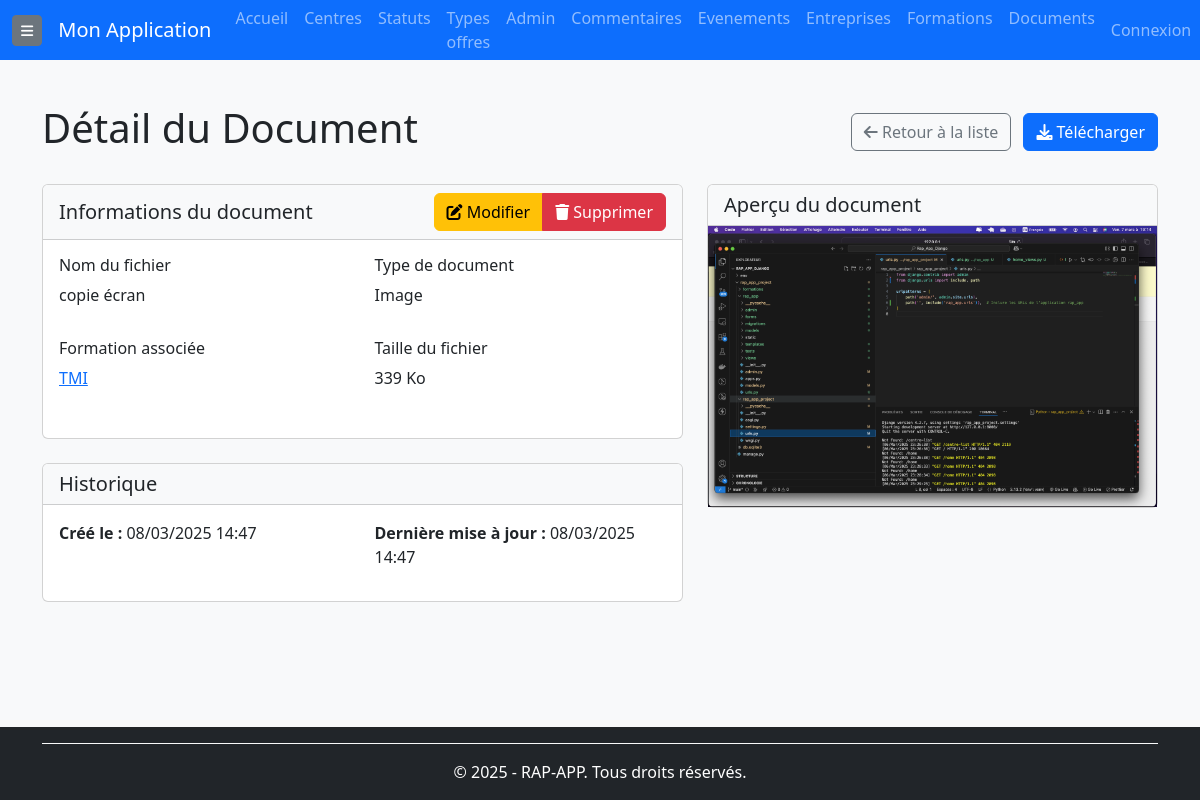
Screenshot of /documents/1/ (signed in) with the database file from the repository.
### rap_app/models/documents.py (models this page shows, shortened)
class Document(BaseModel):
    PDF = 'pdf'
    IMAGE = 'image'
    CONTRAT = 'contrat'
    AUTRE = 'autre'
    TYPE_DOCUMENT_CHOICES = [
        (PDF, 'PDF'),
        (IMAGE, 'Image'),
        (CONTRAT, 'Contrat signé'),
        (AUTRE, 'Autre'),
    ]
    formation = models.ForeignKey(Formation, on_delete=models.CASCADE, related_name="documents",  verbose_name="Formation associée")
    nom_fichier = models.CharField(max_length=255, verbose_name="Nom du fichier",db_index=True)
    fichier = models.FileField(upload_to='formations/documents/', verbose_name="Fichier")
    source = models.TextField(null=True, blank=True, verbose_name="Source du document")
    type_document = models.CharField( max_length=20, choices=TYPE_DOCUMENT_CHOICES, default=AUTRE,verbose_name="Type de document")
    taille_fichier = models.PositiveIntegerField(null=True,blank=True, verbose_name="Taille du fichier (Ko)")
    utilisateur = models.ForeignKey(User, on_delete=models.SET_NULL, null=True)
    class Meta:
        verbose_name = "Document"
        verbose_name_plural = "Documents"
        ordering = ['-created_at']
        indexes = [
            models.Index(fields=['nom_fichier']),  # Index pour la recherche rapide
        ]

### rap_app/models/formations.py (models this page shows, shortened)
class Formation(BaseModel):
    nom = models.CharField(max_length=255, verbose_name="Nom de la formation")
    centre = models.ForeignKey(Centre, on_delete=models.CASCADE, related_name='formations', verbose_name="Centre de formation")
    type_offre = models.ForeignKey(TypeOffre, on_delete=models.CASCADE, related_name="formations", verbose_name="Type d'offre")
    statut = models.ForeignKey(Statut, on_delete=models.CASCADE, related_name="formations", verbose_name="Statut de la formation")
    start_date = models.DateField(null=True, blank=True, verbose_name="Date de début")
    end_date = models.DateField(null=True, blank=True, verbose_name="Date de fin")
    num_kairos = models.CharField(max_length=50, null=True, blank=True, verbose_name="Numéro Kairos")
    num_offre = models.CharField(max_length=50, null=True, blank=True, verbose_name="Numéro de l'offre")
    num_produit = models.CharField(max_length=50, null=True, blank=True, verbose_name="Numéro du produit")
    prevus_crif = models.PositiveIntegerField(default=0, verbose_name="Places prévues CRIF")
    prevus_mp = models.PositiveIntegerField(default=0, verbose_name="Places prévues MP")
    inscrits_crif = models.PositiveIntegerField(default=0, verbose_name="Inscrits CRIF")
    inscrits_mp = models.PositiveIntegerField(default=0, verbose_name="Inscrits MP")
    assistante = models.CharField(max_length=255, null=True, blank=True, verbose_name="Assistante")
    cap = models.PositiveIntegerField(null=True, blank=True, verbose_name="Capacité maximale")
    convocation_envoie = models.BooleanField(default=False, verbose_name="Convocation envoyée")
    entresformation = models.PositiveIntegerField(default=0, verbose_name="Entrées en formation")
    nombre_candidats = models.PositiveIntegerField(default=0, verbose_name="Nombre de candidats")
    nombre_entretiens = models.PositiveIntegerField(default=0, verbose_name="Nombre d'entretiens")
    nombre_evenements = models.PositiveIntegerField(default=0, verbose_name="Nombre d'événements")
    dernier_commentaire = models.TextField(null=True, blank=True, verbose_name="Dernier commentaire")
    entreprises = models.ManyToManyField(Entreprise, related_name="formations", verbose_name="Partenaires", blank=True)
    utilisateur = models.ForeignKey(User, on_delete=models.SET_NULL, null=True, blank=True,related_name="formations_creees",verbose_name="Créé par" )
    objects = FormationManager()
    class Meta:
        verbose_name = "Formation"
        verbose_name_plural = "Formations"
        ordering = ['-start_date', 'nom']
        indexes = [
            models.Index(fields=['start_date']),
            models.Index(fields=['end_date']),
            models.Index(fields=['nom']),
        ]

### rap_app/views/documents_views.py (the view)
# urls.py: path('documents/<int:pk>/', documents_views.DocumentDetailView.as_view(), name='document-detail'),
class DocumentDetailView(BaseDetailView):
    model = Document
    context_object_name = 'document'
    template_name = 'documents/document_detail.html'

### rap_app/templates/documents/document_detail.html (shortened to what this page needs)
{% extends 'base.html' %}
{% load static %}
{% block content %}
<div class="container mt-4">
    <div class="d-flex justify-content-between align-items-center mb-4">
        <h1>Détail du Document</h1>
        <div>
            <a href="{% url 'document-list' %}" class="btn btn-outline-secondary">
                <i class="fas fa-arrow-left"></i> Retour à la liste
            </a>
            <a href="{{ document.fichier.url }}" target="_blank" class="btn btn-primary ms-2">
                <i class="fas fa-download"></i> Télécharger
            </a>
        </div>
    </div>
    <div class="row">
        <div class="col-md-7">
            <div class="card mb-4">
                <div class="card-header bg-light">
                    <div class="d-flex justify-content-between align-items-center">
                        <h5 class="mb-0">Informations du document</h5>
                        <div class="btn-group">
                            <a href="{% url 'document-update' document.id %}" class="btn btn-warning">
                                <i class="fas fa-edit"></i> Modifier
                            </a>
                            <a href="{% url 'document-delete' document.id %}" class="btn btn-danger">
                                <i class="fas fa-trash"></i> Supprimer
                            </a>
                        </div>
                    </div>
                </div>
                <div class="card-body">
                    <div class="row mb-3">
                        <div class="col-md-6">
                            <h6>Nom du fichier</h6>
                            <p>{{ document.nom_fichier }}</p>
                        </div>
                        <div class="col-md-6">
                            <h6>Type de document</h6>
                            <p>{{ document.get_type_document_display }}</p>
                        </div>
                    </div>
                    <div class="row mb-3">
                        <div class="col-md-6">
                            <h6>Formation associée</h6>
                            <p>
                                <a href="{% url 'formation-detail' document.formation.id %}">
                                    {{ document.formation.nom }}
                                </a>
                            </p>
                        </div>
                        <div class="col-md-6">
                            <h6>Taille du fichier</h6>
                            <p>
                                {% if document.taille_fichier %}
                                    {% if document.taille_fichier > 1024 %}
                                        {{ document.taille_fichier|divisibleby:"1024"|floatformat:2 }} Mo
                                    {% else %}
                                        {{ document.taille_fichier }} Ko
                                    {% endif %}
                                {% else %}
                                    Non disponible
                                {% endif %}
                            </p>
                        </div>
                    </div>
                </div>
            </div>
            <div class="card mt-4">
                <div class="card-header bg-light">
                    <h5 class="mb-0">Historique</h5>
                </div>
                <div class="card-body">
                    <div class="row">
                        <div class="col-md-6">
                            <p><strong>Créé le :</strong> {{ document.created_at|date:"d/m/Y H:i" }}</p>
                        </div>
                        <div class="col-md-6">
                            <p><strong>Dernière mise à jour :</strong> {{ document.updated_at|date:"d/m/Y H:i" }}</p>
                        </div>
                    </div>
                </div>
            </div>
        </div>
        <div class="col-md-5">
            <div class="card">
                <div class="card-header bg-light">
                    <h5 class="mb-0">Aperçu du document</h5>
                </div>
                <div class="card-body p-0">
                    {% if document.type_document == 'pdf' %}
                        <div class="ratio ratio-4x3">
                            <iframe src="{{ document.fichier.url }}" title="{{ document.nom_fichier }}" allowfullscreen></iframe>
                        </div>
                    {% elif document.type_document == 'image' %}
                        <img src="{{ document.fichier.url }}" alt="{{ document.nom_fichier }}" class="img-fluid">
                    {% endif %}
                </div>
            </div>
        </div>
    </div>
</div>
{% endblock %}

### rap_app/templates/base.html (style rules this page uses)
body { background-color: #f8f9fa; display: flex; flex-direction: column; min-height: 100vh; }

### rows the page displays
Document: nom_fichier "copie écran", type_document "Image", formation.nom "TMI", taille_fichier "339", created_at "08/03/2025 14:47", updated_at "08/03/2025 14:47", fichier (picture)
